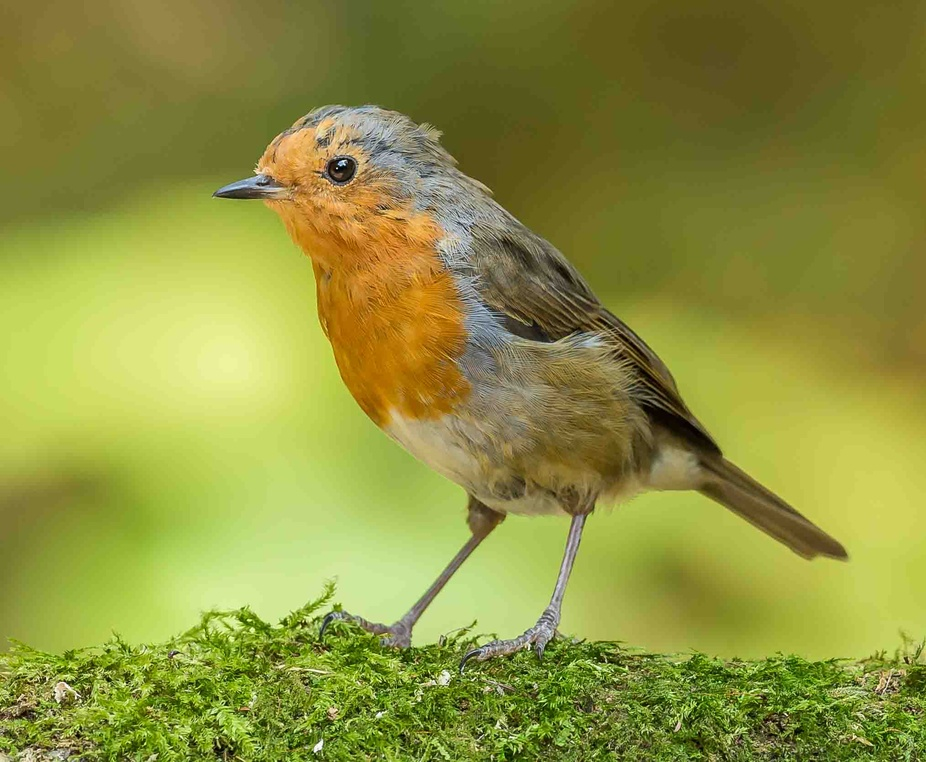
#> input picture robin.jpg, 926 x 762 px, shrunk from 2028 x 1670 before the run
$ python 7.translation.py
#> lines starting #> are read from the running program, lines starting #| are printed output that depends on the picture
import cv2
import numpy as np
img=cv2.imread('robin.jpg',1)
#> img is the input picture: shape (762, 926, 3); mean B, G, R 62.9, 146.2, 142.6
height,width=img.shape[:2]
#> height = 762; width = 926
quarter_h,quarter_w=height/4,width/4
#> quarter_h = 190.5; quarter_w = 231.5
T=np.float32([[1,0,quarter_w],[0,1,quarter_h]])
#> T = [[1, 0, 231.5], [0, 1, 190.5]]
translated_img=cv2.warpAffine(img,T,(height,width))
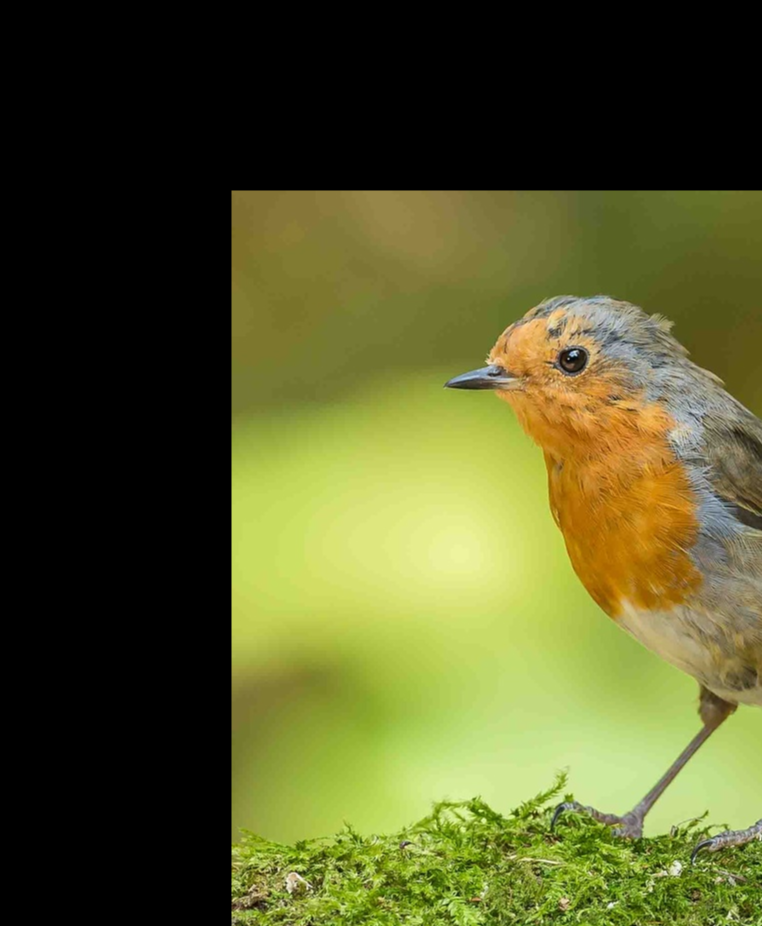
#> translated_img: shape (926, 762, 3); mean B, G, R 40.8, 88.2, 85.7
cv2.imshow('Image Window',translated_img)

k=cv2.waitKey(10000)
#> (key Esc is pressed here)
